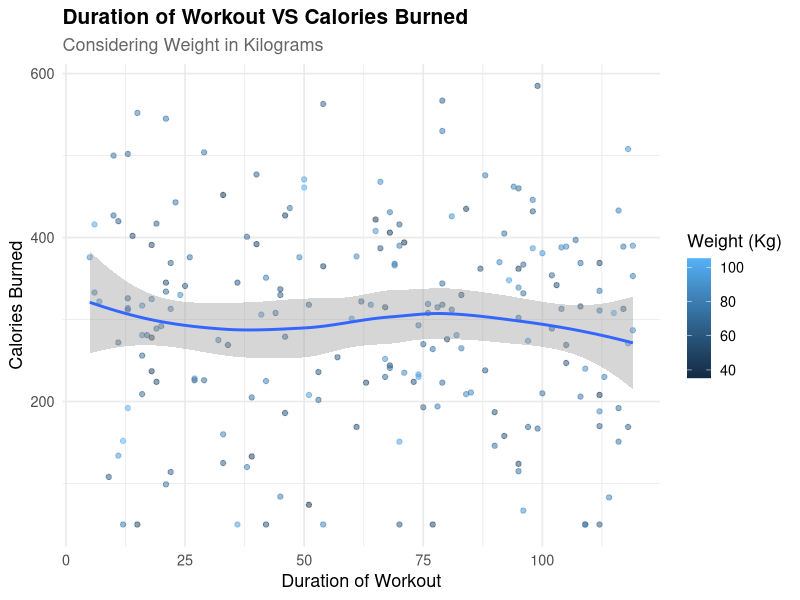

Write R code to recreate this figure.
## ---- chunk 1
# load packages
library(dplyr)
library(readr)
library(ggplot2)
## ---- chunk 2
# read file
fitness <- read_csv("fitness_dataset.csv")

# initial inspection
glimpse(fitness)
head(fitness)
summary(fitness)
## ---- chunk 3
# average and median values of the program
avg_age <- mean(fitness$age)
avg_duration <- mean(fitness$duration_min)
avg_calories_burned <- mean(fitness$calories_burned)
avg_heart_rate <- mean(fitness$heart_rate_avg)
avg_steps <- mean(fitness$steps)
avg_sleep_hours <- mean(fitness$sleep_hours)
avg_weight <- mean(fitness$weight_kg)

median_age <- median(fitness$age)
median_duration <- median(fitness$duration_min)
median_calories_burned <- median(fitness$calories_burned)
median_heart_rate <- median(fitness$heart_rate_avg)
median_steps <- median(fitness$steps)
median_sleep_hours <- median(fitness$sleep_hours)
median_weight <- median(fitness$weight_kg)

# optional: print the values (for mean)
print(paste("The average age of participants joining the program is", format(avg_age, digits = 2)))
print(paste("The average duration (in minutes) undergone by participants joining the program is", format(avg_duration, digits = 2)))
print(paste("The average calories burned by the participants joining the program is", format(avg_calories_burned, digits = 3), "calories."))
print(paste("The average heart rate of the participants joining the program is", format(avg_heart_rate, digits = 3), "beats per minute."))
print(paste("The average number of steps acocmplished by the participants joining the program is", format(avg_steps, digits = 5), "steps."))
print(paste("The average sleeping hours of the participants joining the program is", avg_sleep_hours, "hours."))
print(paste("The average weight (in kilograms) of the participants joining the program is", avg_weight, "kilograms."))

# optional: print the values (for median)
print(paste("The median age of participants joining the program is", format(median_age, digits = 2)))
print(paste("The median duration (in minutes) undergone by participants joining the program is", format(median_duration, digits = 2)))
print(paste("The median calories burned by the participants joining the program is", format(median_calories_burned, digits = 3), "calories."))
print(paste("The median heart rate of the participants joining the program is", format(median_heart_rate, digits = 3), "beats per minute."))
print(paste("The median number of steps acocmplished by the participants joining the program is", format(median_steps, digits = 5), "steps."))
print(paste("The median sleeping hours of the participants joining the program is", median_sleep_hours, "hours."))
print(paste("The median weight (in kilograms) of the participants joining the program is", median_weight, "kilograms."))
## ---- chunk 4
# further insights
gender_count <- fitness %>%
    group_by(gender) %>%
    summarize(count = n())
gender_count

age_1 <- fitness %>%
  group_by(age) %>%
  filter(age < 18) %>%
  summarize(count = n())
age_1

act_type <- fitness %>%
  group_by(activity_type) %>%
  summarize(count = n())
act_type
## ---- chunk 5
# make vizualizations

viz1 <- ggplot(fitness, aes(x = duration_min,
                            y = calories_burned)) +
        geom_point(aes(color = weight_kg), 
                   alpha = 0.5) +  
        geom_smooth() +
        labs(title = "Duration of Workout VS Calories Burned",
             subtitle = "Considering Weight in Kilograms",
             x = "Duration of Workout", 
             y = "Calories Burned",
             color = "Weight (Kg)"
             ) +
        theme_minimal(base_size = 13) +
        theme(
            plot.title = element_text(face = "bold", size = 15),
            plot.subtitle = element_text(size = 13, color = "gray40")
        )
viz1
